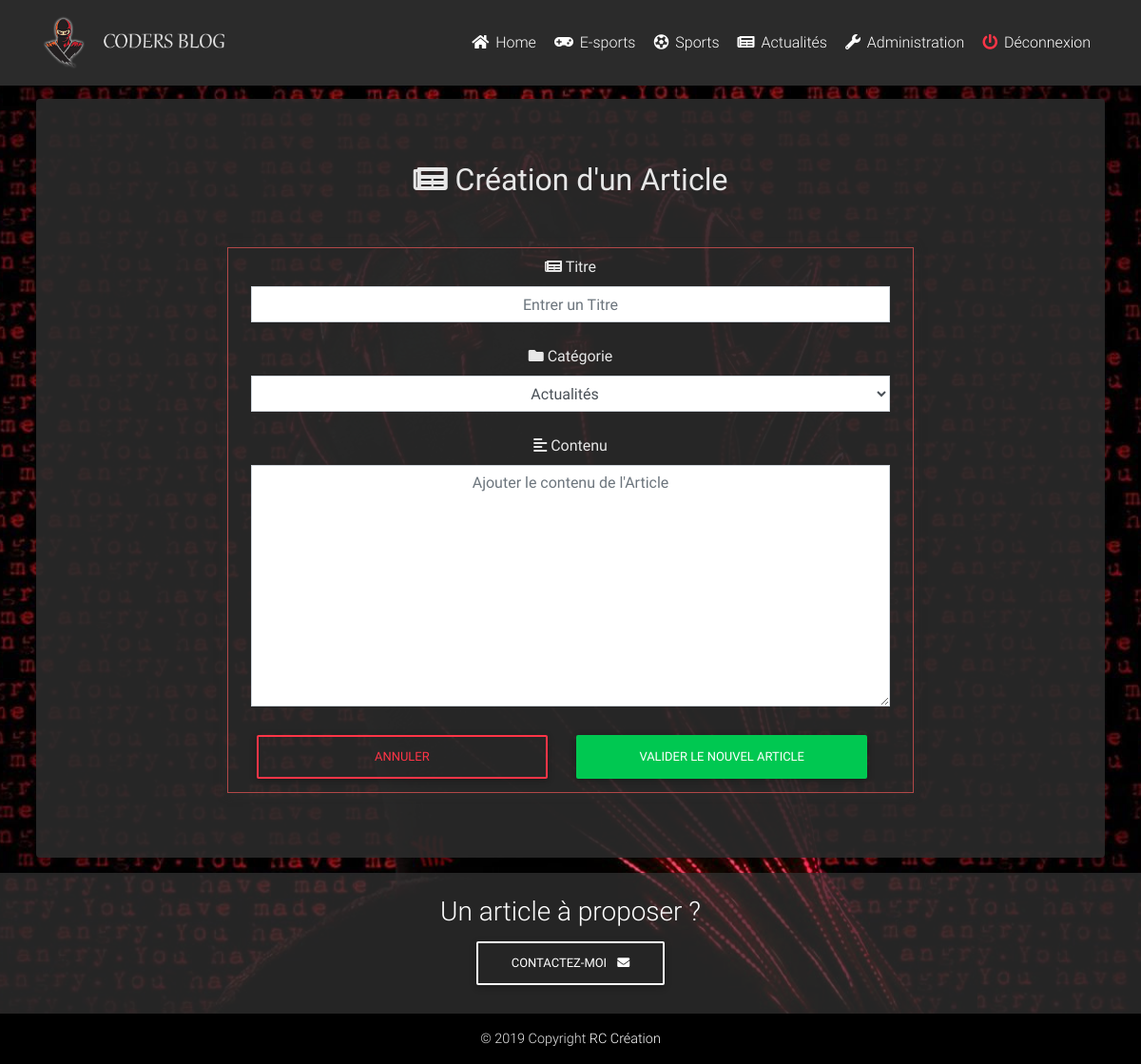
Screenshot of /admin/creer-article.php (signed in) with the database file from the repository.
### tables this page shows
CREATE TABLE IF NOT EXISTS `menus` (
  `id` int(11) NOT NULL AUTO_INCREMENT,
  `name` varchar(255) NOT NULL,
  `target` varchar(255) NOT NULL,
  `icone` varchar(255) NOT NULL,
  PRIMARY KEY (`id`)
);

### db_connect.php (called while the page is built, shortened)
<?php
try {
    $bdd = new PDO('mysql:host=localhost;dbname=coursphp;charset=utf8', 'root', '');
} catch (Exception $e) {
    die('Erreur : ' . $e->getMessage());
}
$url_path = 'http://localhost/coursphp/';
$getNaviguation = $bdd->query('SELECT * FROM menus ORDER by id ASC');
$img_folder = 'http://localhost/coursphp/img/';

### admin/creer-article.php (the view, shortened to what this page needs)
<?php
require('../db_connect.php');
require('../classes/Article.php');
$showCategories = $bdd->query('SELECT * FROM categories');
?>
<!DOCTYPE html>
<html lang="fr">
<head>
    <link rel="stylesheet" href="https://use.fontawesome.com/releases/v5.11.2/css/all.css">
    <link href="../css/bootstrap.min.css" rel="stylesheet">
    <link href="../css/mdb.min.css" rel="stylesheet">
    <link href="../css/style.css" rel="stylesheet">
</head>
<body>
    <?php include('../include/header.php'); ?>
    <main class="mt-5 pt-5">
        <div class="container-fluid pt-2">
            <section class=" text-center text-lg-left ">
                <div class=" row mx-md-2">
                    <div class="col-md-12 mx-auto">
                        <div class="card pb-5">
                            <div class="card-body text-center">
                                <h2><i class="fas fa-newspaper my-5"></i> Création d'un Article</h2>
                                <div class="d-flex flex-row flex-wrap justify-content-start">
                                    <div class="single-result-admin mx-auto col-8 py-2 px-4 mr-1">
                                        <i class="fas fa-newspaper"></i> Titre
                                        <form action="" method="post">
                                            <input name="titre" class="form-control text-center rounded-0 mt-2 mb-4" placeholder="Entrer un Titre" />
                                            <i class="fas fa-folder"></i> Catégorie
                                            <select name="categorie" class="form-control text-center rounded-0 mt-2 mb-4">
                                                <?php while ($singleCategorie = $showCategories->fetch()) { ?>
                                                    <option value="<?php echo $singleCategorie['id'] ?>"> <?php echo $singleCategorie['name'] ?></option>
                                                <?php } ?>
                                            </select>
                                            <i class="fas fa-align-left"></i> Contenu
                                            <textarea name="content" class="form-control text-center rounded-0 mt-2 mb-4" placeholder="Ajouter le contenu de l'Article" rows="10"></textarea>
                                            <div class="row w-100">
                                                <div class="col-6">
                                                    <a href="<?php echo $url_path . 'admin/articles.php' ?>" class="btn btn-outline-danger w-100">Annuler</a>
                                                </div>
                                                <div class="col-6">
                                                    <button type="submit" name="submit" class="btn btn-success w-100">Valider le nouvel Article</button>
                                                </div>
                                            </div>
                                        </form>
                                    </div>
                                </div>
                            </div>
                        </div>
                    </div>
                </div>
            </section>
        </div>
    </main>
    <?php include('../include/footer.php'); ?>
</body>
</html>

### include/header.php (shortened to what this page needs)
<header>
    <nav class="navbar fixed-top navbar-expand-lg navbar-dark scrolling-navbar">
        <div class="container">
            <a class="navbar-brand waves-effect" href="<?php echo $url_path ?>">
                <img class="img-fluid logo" src="<?php echo $img_folder ?>logo.png" alt="Mon super Blog !">
            </a>
            <div class="collapse navbar-collapse" id="navbarSupportedContent">
                <ul class="navbar-nav ml-auto">
                    <?php while ($singleNav = $getNaviguation->fetch()) { ?>
                        <li class="nav-item">
                            <a class="nav-link waves-effect" href="<?php echo $url_path . $singleNav['target'] ?>"><i class="<?php echo $singleNav['icone'] ?>"></i> <?php echo $singleNav['name'] ?>
                            </a>
                        </li>
                    <?php } ?>
                    <?php
                    if (isset($_SESSION['id'])) { ?>
                        <li class="nav-item">
                            <a class="nav-link waves-effect" href="<?php echo $url_path ?>admin/"><i class="fas fa-wrench"></i> Administration</a>
                        </li>
                        <li class="nav-item">
                            <a class="nav-link waves-effect" href="<?php echo $url_path ?>action/logout.php"><i class="fas fa-power-off text-danger"></i> Déconnexion</a>
                        </li>
                    <?php } ?>
                </ul>
            </div>
        </div>
    </nav>
</header>

### css/style.css (style rules this page uses)
body { background: url('../img/background.jpg'); background-size: cover; background-repeat: no-repeat; background-position: center; background-attachment: fixed; color: #e7e7e7 !important; }
main { min-height: 80vh; }
.logo { height: 3.5rem; }
.single-result-admin { box-shadow: 0 0 10px #2b2b2b; border: 1px solid #b14848; }
header nav { background-color: #2b2b2b; }
.card { background-color: #2b2b2be3 !important; }

### rows the page displays
menus: name "Home"
menus: name "E-sports"
menus: name "Sports"
menus: name "Actualités"

### other values shown
form field categorie "Actualités"
